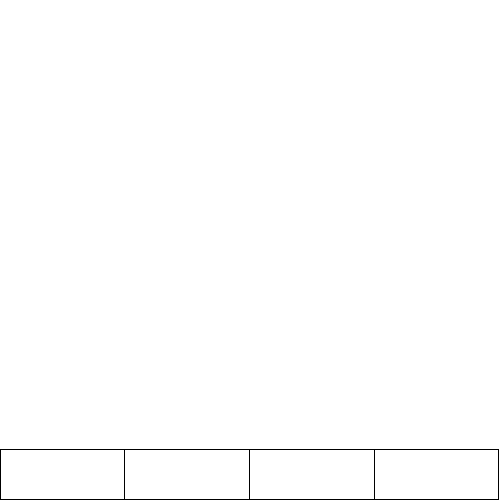
Frame 1 (no input)
Frame 60 (the mouse pressed at the canvas centre just before this capture): identical to frame 1, image omitted
Frame 120 (the mouse held since frame 60 and released just before this capture): identical to frame 1, image omitted

The Processing sketch that drew this single still picture (run headless with seeded random() and noise(); from frame 60 on, the mouse is pressed at the canvas centre):

// Processing sketch: processing_99347
// ── processing_99347.pde

// button creation
float x = 0;
float y = 449;
float w = 124.7;
float h = 50;
float x2 = x+w;
float x3 = x2+w;
float x4 = x3+w;

//Stats
int pHP = 100;
int eHP = 100;




boolean yourTurn = true;


    void setup(){
    size(500,500);
    background(255);
    stroke(0);
    noFill();
   // noLoop();
     
    
    }
    
    void replace(){
        background(255);
        }

    void draw(){

     
     rect(x,y,w,h);
    rect(x2,y,w,h);
    rect(x3,y,w,h);
    rect(x4,y,w,h);
     
    


    if(yourTurn){
    if(mousePressed){
    if(mouseX>x && mouseX <x+w && mouseY>y && mouseY <y+h){
        replace();
    shield();
    yourTurn=false;
    }
    if(mouseX>x2 && mouseX <x2+w && mouseY>y && mouseY <y+h){
    replace();
    light();
    yourTurn=false;
    }
    if(mouseX>x3 && mouseX <x3+w && mouseY>y && mouseY <y+h){
        replace();
        pillar();
    yourTurn=false;
    }
    if(mouseX>x4 && mouseX <x4+w && mouseY>y && mouseY <y+h){
        replace();
        lance();
    yourTurn=false;
    }

    if(!yourTurn){
    yourTurn=true;
    }

    } 
    }
   }
   
   void shield() {
    fill(100);
    ellipse(150,150,50,50);
    ellipse(250,150,50,50);
    ellipse(350,150,50,50);
      
   }
   
   void light(){
    fill(120,20,19);
    stroke(0);
    line(300,50,400,300);
    line(400,50,300,300);

   }
   
   void pillar(){
    fill(0,200,19);
    triangle(400, 300, 300, 300, 350, 50);
    }
 
    void lance(){
        fill(0,0,137);
        triangle(425, 250, 75, 200, 75, 300);
        }
